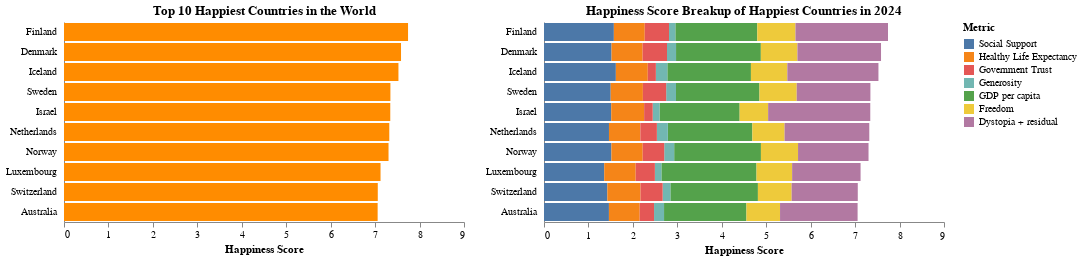

Notebook source saved alongside this figure:
### Code cell
chart1 = (chart  | countries_explained).configure_view(
    stroke=None
)
chart1

### Figure 1 — Vega-Lite specification as saved in the notebook (floating-point values rounded to 4 significant figures)
{"config": {"view": {"continuousWidth": 300, "continuousHeight": 300, "stroke": null}}, "hconcat": [{"data": {"name": "data-3e0b0e6216e71d6c39ac929d5ce18655"}, "mark": {"type": "bar", "color": "darkorange"}, "encoding": {"tooltip": [{"field": "Country", "type": "nominal"}, {"field": "Happiness Score", "type": "quantitative"}, {"field": "Rank", "type": "quantitative"}], "x": {"axis": {"grid": false}, "field": "Happiness Score", "scale": {"domain": [0, 9]}, "title": "Happiness Score", "type": "quantitative"}, "y": {"axis": {"grid": false, "labelPadding": 8, "ticks": false}, "field": "Country", "sort": "-x", "title": null, "type": "nominal"}}, "height": 200, "name": "view_8", "title": {"text": "Top 10 Happiest Countries in the World", "anchor": "middle"}, "transform": [{"filter": {"param": "param_12"}}], "width": 400}, {"data": {"name": "data-218fb450385e57afa37989513aa87d40"}, "mark": {"type": "bar"}, "encoding": {"color": {"field": "Metric", "sort": ["Social Support", "Healthy Life Expectancy", "Government Trust", "Generosity", "GDP per capita", "Freedom", "Dystopia + residual"], "type": "nominal"}, "order": {"field": "Metric", "sort": "descending", "type": "nominal"}, "tooltip": [{"field": "Country", "type": "nominal"}, {"field": "Metric", "type": "nominal"}, {"field": "Happiness Score Breakup", "type": "quantitative"}], "x": {"axis": {"grid": false, "labelPadding": 3, "title": "Happiness Score"}, "field": "Happiness Score Breakup", "scale": {"domain": [0, 9]}, "type": "quantitative"}, "y": {"axis": {"labelPadding": 8, "ticks": false}, "field": "Country", "sort": "-x", "title": null, "type": "nominal"}}, "height": 200, "title": {"text": "Happiness Score Breakup of Happiest Countries in 2024", "anchor": "middle"}, "width": 400}], "params": [{"name": "param_12", "select": {"type": "point", "fields": ["Year"]}, "bind": {"input": "range", "max": 2024, "min": 2015, "name": "Year: ", "step": 1}, "value": 2024, "views": ["view_8"]}], "$schema": "https://vega.github.io/schema/vega-lite/v5.8.0.json", "datasets": {"data-3e0b0e6216e71d6c39ac929d5ce18655": [{"Country": "Finland", "Year": 2022, "Happiness Score": 7.821, "Rank": 1.0}, {"Country": "Switzerland", "Year": 2015, "Happiness Score": 7.587, "Rank": 1.0}, {"Country": "Finland", "Year": 2021, "Happiness Score": 7.842, "Rank": 1.0}, {"Country": "Finland", "Year": 2020, "Happiness Score": 7.809, "Rank": 1.0}, {"Country": "Finland", "Year": 2023, "Happiness Score": 7.804, "Rank": 1.0}, {"Country": "Finland", "Year": 2018, "Happiness Score": 7.632, "Rank": 1.0}, {"Country": "Norway", "Year": 2017, "Happiness Score": 7.537, "Rank": 1.0}, {"Country": "Finland", "Year": 2019, "Happiness Score": 7.769, "Rank": 1.0}, {"Country": "Denmark", "Year": 2016, "Happiness Score": 7.526, "Rank": 1.0}, {"Country": "Denmark", "Year": 2019, "Happiness Score": 7.6, "Rank": 2.0}, {"Country": "Denmark", "Year": 2022, "Happiness Score": 7.636, "Rank": 2.0}, {"Country": "Denmark", "Year": 2021, "Happiness Score": 7.62, "Rank": 2.0}, {"Country": "Switzerland", "Year": 2016, "Happiness Score": 7.509, "Rank": 2.0}, {"Country": "Iceland", "Year": 2015, "Happiness Score": 7.561, "Rank": 2.0}, {"Country": "Denmark", "Year": 2023, "Happiness Score": 7.586, "Rank": 2.0}, {"Country": "Norway", "Year": 2018, "Happiness Score": 7.594, "Rank": 2.0}, {"Country": "Denmark", "Year": 2017, "Happiness Score": 7.522, "Rank": 2.0}, {"Country": "Denmark", "Year": 2020, "Happiness Score": 7.646, "Rank": 2.0}, {"Country": "Switzerland", "Year": 2020, "Happiness Score": 7.56, "Rank": 3.0}, {"Country": "Denmark", "Year": 2015, "Happiness Score": 7.527, "Rank": 3.0}, {"Country": "Iceland", "Year": 2017, "Happiness Score": 7.504, "Rank": 3.0}, {"Country": "Switzerland", "Year": 2021, "Happiness Score": 7.571, "Rank": 3.0}, {"Country": "Iceland", "Year": 2022, "Happiness Score": 7.557, "Rank": 3.0}, {"Country": "Denmark", "Year": 2018, "Happiness Score": 7.555, "Rank": 3.0}, {"Country": "Iceland", "Year": 2023, "Happiness Score": 7.53, "Rank": 3.0}, {"Country": "Iceland", "Year": 2016, "Happiness Score": 7.501, "Rank": 3.0}, {"Country": "Norway", "Year": 2019, "Happiness Score": 7.554, "Rank": 3.0}, {"Country": "Israel", "Year": 2023, "Happiness Score": 7.473, "Rank": 4.0}, {"Country": "Iceland", "Year": 2020, "Happiness Score": 7.504, "Rank": 4.0}, {"Country": "Iceland", "Year": 2021, "Happiness Score": 7.554, "Rank": 4.0}, {"Country": "Iceland", "Year": 2019, "Happiness Score": 7.554, "Rank": 4.0}, {"Country": "Norway", "Year": 2016, "Happiness Score": 7.498, "Rank": 4.0}, {"Country": "Norway", "Year": 2015, "Happiness Score": 7.522, "Rank": 4.0}, {"Country": "Switzerland", "Year": 2017, "Happiness Score": 7.494, "Rank": 4.0}, {"Country": "Iceland", "Year": 2018, "Happiness Score": 7.494, "Rank": 4.0}, {"Country": "Switzerland", "Year": 2022, "Happiness Score": 7.512, "Rank": 4.0}, {"Country": "Netherlands", "Year": 2019, "Happiness Score": 7.488, "Rank": 5.0}, {"Country": "Netherlands", "Year": 2021, "Happiness Score": 7.464, "Rank": 5.0}, {"Country": "Finland", "Year": 2017, "Happiness Score": 7.469, "Rank": 5.0}, {"Country": "Finland", "Year": 2016, "Happiness Score": 7.413, "Rank": 5.0}, {"Country": "Norway", "Year": 2020, "Happiness Score": 7.488, "Rank": 5.0}, {"Country": "Netherlands", "Year": 2022, "Happiness Score": 7.415, "Rank": 5.0}, {"Country": "Canada", "Year": 2015, "Happiness Score": 7.427, "Rank": 5.0}, {"Country": "Netherlands", "Year": 2023, "Happiness Score": 7.403, "Rank": 5.0}, {"Country": "Switzerland", "Year": 2018, "Happiness Score": 7.487, "Rank": 5.0}, {"Country": "Netherlands", "Year": 2020, "Happiness Score": 7.449, "Rank": 6.0}, {"Country": "Norway", "Year": 2021, "Happiness Score": 7.392, "Rank": 6.0}, {"Country": "Canada", "Year": 2016, "Happiness Score": 7.404, "Rank": 6.0}, {"Country": "Finland", "Year": 2015, "Happiness Score": 7.406, "Rank": 6.0}, {"Country": "Switzerland", "Year": 2019, "Happiness Score": 7.48, "Rank": 6.0}, {"Country": "Sweden", "Year": 2023, "Happiness Score": 7.395, "Rank": 6.0}, {"Country": "Netherlands", "Year": 2018, "Happiness Score": 7.441, "Rank": 6.0}, {"Country": "Netherlands", "Year": 2017, "Happiness Score": 7.377, "Rank": 6.0}, {"Country": "Luxembourg", "Year": 2022, "Happiness Score": 7.404, "Rank": 6.0}, {"Country": "Sweden", "Year": 2021, "Happiness Score": 7.363, "Rank": 7.0}, {"Country": "Sweden", "Year": 2019, "Happiness Score": 7.343, "Rank": 7.0}, {"Country": "Sweden", "Year": 2022, "Happiness Score": 7.384, "Rank": 7.0}, {"Country": "Canada", "Year": 2018, "Happiness Score": 7.328, "Rank": 7.0}, {"Country": "Canada", "Year": 2017, "Happiness Score": 7.316, "Rank": 7.0}, {"Country": "Norway", "Year": 2023, "Happiness Score": 7.315, "Rank": 7.0}, {"Country": "Netherlands", "Year": 2016, "Happiness Score": 7.339, "Rank": 7.0}, {"Country": "Sweden", "Year": 2020, "Happiness Score": 7.353, "Rank": 7.0}, {"Country": "Netherlands", "Year": 2015, "Happiness Score": 7.378, "Rank": 7.0}, {"Country": "Switzerland", "Year": 2023, "Happiness Score": 7.24, "Rank": 8.0}, {"Country": "Sweden", "Year": 2015, "Happiness Score": 7.364, "Rank": 8.0}, {"Country": "New Zealand", "Year": 2020, "Happiness Score": 7.3, "Rank": 8.0}, {"Country": "New Zealand", "Year": 2016, "Happiness Score": 7.334, "Rank": 8.0}, {"Country": "New Zealand", "Year": 2019, "Happiness Score": 7.307, "Rank": 8.0}, {"Country": "New Zealand", "Year": 2017, "Happiness Score": 7.314, "Rank": 8.0}, {"Country": "Norway", "Year": 2022, "Happiness Score": 7.365, "Rank": 8.0}, {"Country": "Luxembourg", "Year": 2021, "Happiness Score": 7.324, "Rank": 8.0}, {"Country": "New Zealand", "Year": 2018, "Happiness Score": 7.324, "Rank": 8.0}, {"Country": "Australia", "Year": 2017, "Happiness Score": 7.284, "Rank": 9.0}, {"Country": "Canada", "Year": 2019, "Happiness Score": 7.278, "Rank": 9.0}, {"Country": "Sweden", "Year": 2018, "Happiness Score": 7.314, "Rank": 9.0}, {"Country": "Austria", "Year": 2020, "Happiness Score": 7.294, "Rank": 9.0}, {"Country": "Luxembourg", "Year": 2023, "Happiness Score": 7.228, "Rank": 9.0}, {"Country": "New Zealand", "Year": 2015, "Happiness Score": 7.286, "Rank": 9.0}, {"Country": "Australia", "Year": 2016, "Happiness Score": 7.313, "Rank": 9.0}, {"Country": "New Zealand", "Year": 2021, "Happiness Score": 7.277, "Rank": 9.0}, {"Country": "Israel", "Year": 2022, "Happiness Score": 7.364, "Rank": 9.0}, {"Country": "New Zealand", "Year": 2023, "Happiness Score": 7.123, "Rank": 10.0}, {"Country": "Austria", "Year": 2019, "Happiness Score": 7.246, "Rank": 10.0}, {"Country": "New Zealand", "Year": 2022, "Happiness Score": 7.2, "Rank": 10.0}, {"Country": "Australia", "Year": 2018, "Happiness Score": 7.272, "Rank": 10.0}, {"Country": "Austria", "Year": 2021, "Happiness Score": 7.268, "Rank": 10.0}, {"Country": "Australia", "Year": 2015, "Happiness Score": 7.284, "Rank": 10.0}, {"Country": "Luxembourg", "Year": 2020, "Happiness Score": 7.238, "Rank": 10.0}, {"Country": "Sweden", "Year": 2016, "Happiness Score": 7.291, "Rank": 10.0}, {"Country": "Sweden", "Year": 2017, "Happiness Score": 7.284, "Rank": 10.0}, {"Country": "Finland", "Year": 2024, "Happiness Score": 7.741, "Rank": 1.0}, {"Country": "Denmark", "Year": 2024, "Happiness Score": 7.583, "Rank": 2.0}, {"Country": "Iceland", "Year": 2024, "Happiness Score": 7.525, "Rank": 3.0}, {"Country": "Sweden", "Year": 2024, "Happiness Score": 7.344, "Rank": 4.0}, {"Country": "Israel", "Year": 2024, "Happiness Score": 7.341, "Rank": 5.0}, {"Country": "Netherlands", "Year": 2024, "Happiness Score": 7.319, "Rank": 6.0}, {"Country": "Norway", "Year": 2024, "Happiness Score": 7.302, "Rank": 7.0}, {"Country": "Luxembourg", "Year": 2024, "Happiness Score": 7.122, "Rank": 8.0}, {"Country": "Switzerland", "Year": 2024, "Happiness Score": 7.06, "Rank": 9.0}, {"Country": "Australia", "Year": 2024, "Happiness Score": 7.057, "Rank": 10.0}], "data-218fb450385e57afa37989513aa87d40": [{"Country": "Finland", "Metric": "GDP per capita", "Happiness Score Breakup": 1.844}, {"Country": "Denmark", "Metric": "GDP per capita", "Happiness Score Breakup": 1.908}, {"Country": "Iceland", "Metric": "GDP per capita", "Happiness Score Breakup": 1.881}, {"Country": "Sweden", "Metric": "GDP per capita", "Happiness Score Breakup": 1.878}, {"Country": "Israel", "Metric": "GDP per capita", "Happiness Score Breakup": 1.803}, {"Country": "Netherlands", "Metric": "GDP per capita", "Happiness Score Breakup": 1.901}, {"Country": "Norway", "Metric": "GDP per capita", "Happiness Score Breakup": 1.952}, {"Country": "Luxembourg", "Metric": "GDP per capita", "Happiness Score Breakup": 2.141}, {"Country": "Switzerland", "Metric": "GDP per capita", "Happiness Score Breakup": 1.97}, {"Country": "Australia", "Metric": "GDP per capita", "Happiness Score Breakup": 1.854}, {"Country": "Finland", "Metric": "Social Support", "Happiness Score Breakup": 1.572}, {"Country": "Denmark", "Metric": "Social Support", "Happiness Score Breakup": 1.52}, {"Country": "Iceland", "Metric": "Social Support", "Happiness Score Breakup": 1.617}, {"Country": "Sweden", "Metric": "Social Support", "Happiness Score Breakup": 1.501}, {"Country": "Israel", "Metric": "Social Support", "Happiness Score Breakup": 1.513}, {"Country": "Netherlands", "Metric": "Social Support", "Happiness Score Breakup": 1.462}, {"Country": "Norway", "Metric": "Social Support", "Happiness Score Breakup": 1.517}, {"Country": "Luxembourg", "Metric": "Social Support", "Happiness Score Breakup": 1.355}, {"Country": "Switzerland", "Metric": "Social Support", "Happiness Score Breakup": 1.425}, {"Country": "Australia", "Metric": "Social Support", "Happiness Score Breakup": 1.461}, {"Country": "Finland", "Metric": "Healthy Life Expectancy", "Happiness Score Breakup": 0.695}, {"Country": "Denmark", "Metric": "Healthy Life Expectancy", "Happiness Score Breakup": 0.699}, {"Country": "Iceland", "Metric": "Healthy Life Expectancy", "Happiness Score Breakup": 0.718}, {"Country": "Sweden", "Metric": "Healthy Life Expectancy", "Happiness Score Breakup": 0.724}, {"Country": "Israel", "Metric": "Healthy Life Expectancy", "Happiness Score Breakup": 0.74}, {"Country": "Netherlands", "Metric": "Healthy Life Expectancy", "Happiness Score Breakup": 0.706}, {"Country": "Norway", "Metric": "Healthy Life Expectancy", "Happiness Score Breakup": 0.704}, {"Country": "Luxembourg", "Metric": "Healthy Life Expectancy", "Happiness Score Breakup": 0.708}, {"Country": "Switzerland", "Metric": "Healthy Life Expectancy", "Happiness Score Breakup": 0.747}, {"Country": "Australia", "Metric": "Healthy Life Expectancy", "Happiness Score Breakup": 0.692}, {"Country": "Finland", "Metric": "Freedom", "Happiness Score Breakup": 0.859}, {"Country": "Denmark", "Metric": "Freedom", "Happiness Score Breakup": 0.823}, {"Country": "Iceland", "Metric": "Freedom", "Happiness Score Breakup": 0.819}, {"Country": "Sweden", "Metric": "Freedom", "Happiness Score Breakup": 0.838}, {"Country": "Israel", "Metric": "Freedom", "Happiness Score Breakup": 0.641}, {"Country": "Netherlands", "Metric": "Freedom", "Happiness Score Breakup": 0.725}, {"Country": "Norway", "Metric": "Freedom", "Happiness Score Breakup": 0.835}, {"Country": "Luxembourg", "Metric": "Freedom", "Happiness Score Breakup": 0.801}, {"Country": "Switzerland", "Metric": "Freedom", "Happiness Score Breakup": 0.759}, {"Country": "Australia", "Metric": "Freedom", "Happiness Score Breakup": 0.756}, {"Country": "Finland", "Metric": "Generosity", "Happiness Score Breakup": 0.142}, {"Country": "Denmark", "Metric": "Generosity", "Happiness Score Breakup": 0.204}, {"Country": "Iceland", "Metric": "Generosity", "Happiness Score Breakup": 0.258}, {"Country": "Sweden", "Metric": "Generosity", "Happiness Score Breakup": 0.221}, {"Country": "Israel", "Metric": "Generosity", "Happiness Score Breakup": 0.153}, {"Country": "Netherlands", "Metric": "Generosity", "Happiness Score Breakup": 0.247}, {"Country": "Norway", "Metric": "Generosity", "Happiness Score Breakup": 0.224}, {"Country": "Luxembourg", "Metric": "Generosity", "Happiness Score Breakup": 0.146}, {"Country": "Switzerland", "Metric": "Generosity", "Happiness Score Breakup": 0.173}, {"Country": "Australia", "Metric": "Generosity", "Happiness Score Breakup": 0.225}, {"Country": "Finland", "Metric": "Government Trust", "Happiness Score Breakup": 0.546}, {"Country": "Denmark", "Metric": "Government Trust", "Happiness Score Breakup": 0.548}, {"Country": "Iceland", "Metric": "Government Trust", "Happiness Score Breakup": 0.182}, {"Country": "Sweden", "Metric": "Government Trust", "Happiness Score Breakup": 0.524}, {"Country": "Israel", "Metric": "Government Trust", "Happiness Score Breakup": 0.193}, {"Country": "Netherlands", "Metric": "Government Trust", "Happiness Score Breakup": 0.372}, {"Country": "Norway", "Metric": "Government Trust", "Happiness Score Breakup": 0.484}, {"Country": "Luxembourg", "Metric": "Government Trust", "Happiness Score Breakup": 0.432}, {"Country": "Switzerland", "Metric": "Government Trust", "Happiness Score Breakup": 0.498}, {"Country": "Australia", "Metric": "Government Trust", "Happiness Score Breakup": 0.323}, {"Country": "Finland", "Metric": "Dystopia + residual", "Happiness Score Breakup": 2.082}, {"Country": "Denmark", "Metric": "Dystopia + residual", "Happiness Score Breakup": 1.881}, {"Country": "Iceland", "Metric": "Dystopia + residual", "Happiness Score Breakup": 2.05}, {"Country": "Sweden", "Metric": "Dystopia + residual", "Happiness Score Breakup": 1.658}, {"Country": "Israel", "Metric": "Dystopia + residual", "Happiness Score Breakup": 2.298}, {"Country": "Netherlands", "Metric": "Dystopia + residual", "Happiness Score Breakup": 1.906}, {"Country": "Norway", "Metric": "Dystopia + residual", "Happiness Score Breakup": 1.586}, {"Country": "Luxembourg", "Metric": "Dystopia + residual", "Happiness Score Breakup": 1.54}, {"Country": "Switzerland", "Metric": "Dystopia + residual", "Happiness Score Breakup": 1.488}, {"Country": "Australia", "Metric": "Dystopia + residual", "Happiness Score Breakup": 1.745}]}}
